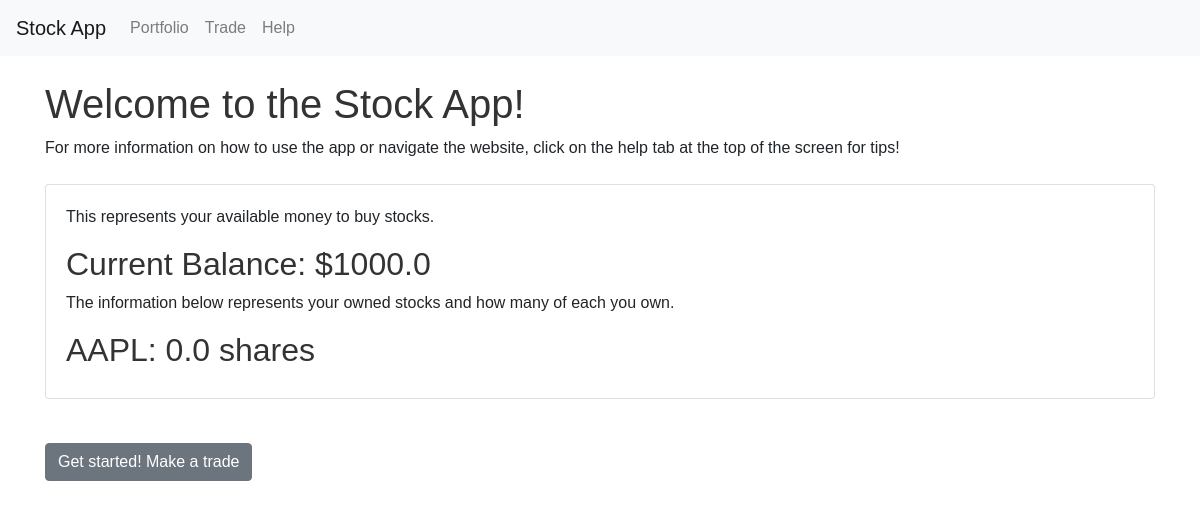
/, run on an earlier commit of the app's database.
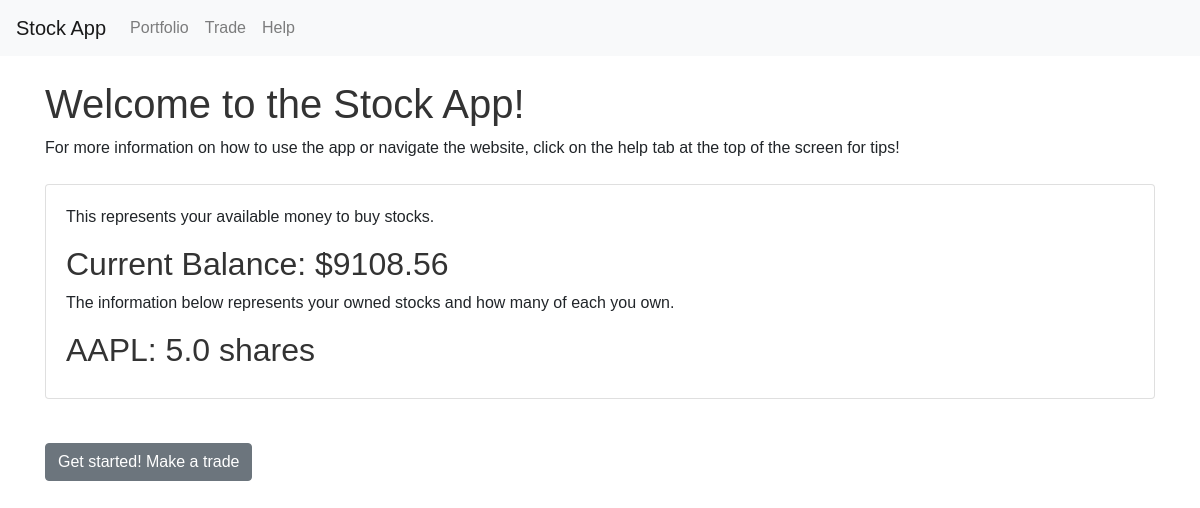
And on a later commit of the database.
### models.py (models this page shows)
class Balance(db.Model):
    id = db.Column(db.Integer, primary_key=True)
    amount = db.Column(db.Float, nullable=False)

class Stock(db.Model):
    id = db.Column(db.Integer, primary_key=True)
    symbol = db.Column(db.String(10), nullable=False)
    quantity = db.Column(db.Float, nullable=False)
    purchase_price = db.Column(db.Float, nullable=False)

### app.py (the view)
@app.route("/")
def index():
    stock = Stock.query.first()
    balance = Balance.query.first()
    if not stock or not balance:
        flash('No stock or balance data available.', 'danger')
    return render_template('index.html', stock=stock, balance=balance)

### templates/index.html (shortened to what this page needs)
{% extends "base.html" %}
{% block content %}
<h1 class="mt-4">Welcome to the Stock App!</h1>
<p>For more information on how to use the app or navigate the website, click on the help tab at the top of the screen for tips!</p>
<div class="card mt-4">
    <div class="card-body">
        <p>This represents your available money to buy stocks.</p>
        <h2>Current Balance: ${{ balance.amount }}</h2>
        <p>The information below represents your owned stocks and how many of each you own.</p>
        <h2>{{ stock.symbol }}: {{ stock.quantity }} shares</h2>
    </div>
</div>
<a href="{{ url_for('trade') }}" class="btn btn-secondary mt-4">Get started! Make a trade</a>
{% endblock %}

What changed in the data, as far as the page shows it:
changed Balance: amount "1000.0" → "9108.56"
changed Stock "AAPL": quantity "0.0" → "5.0"
